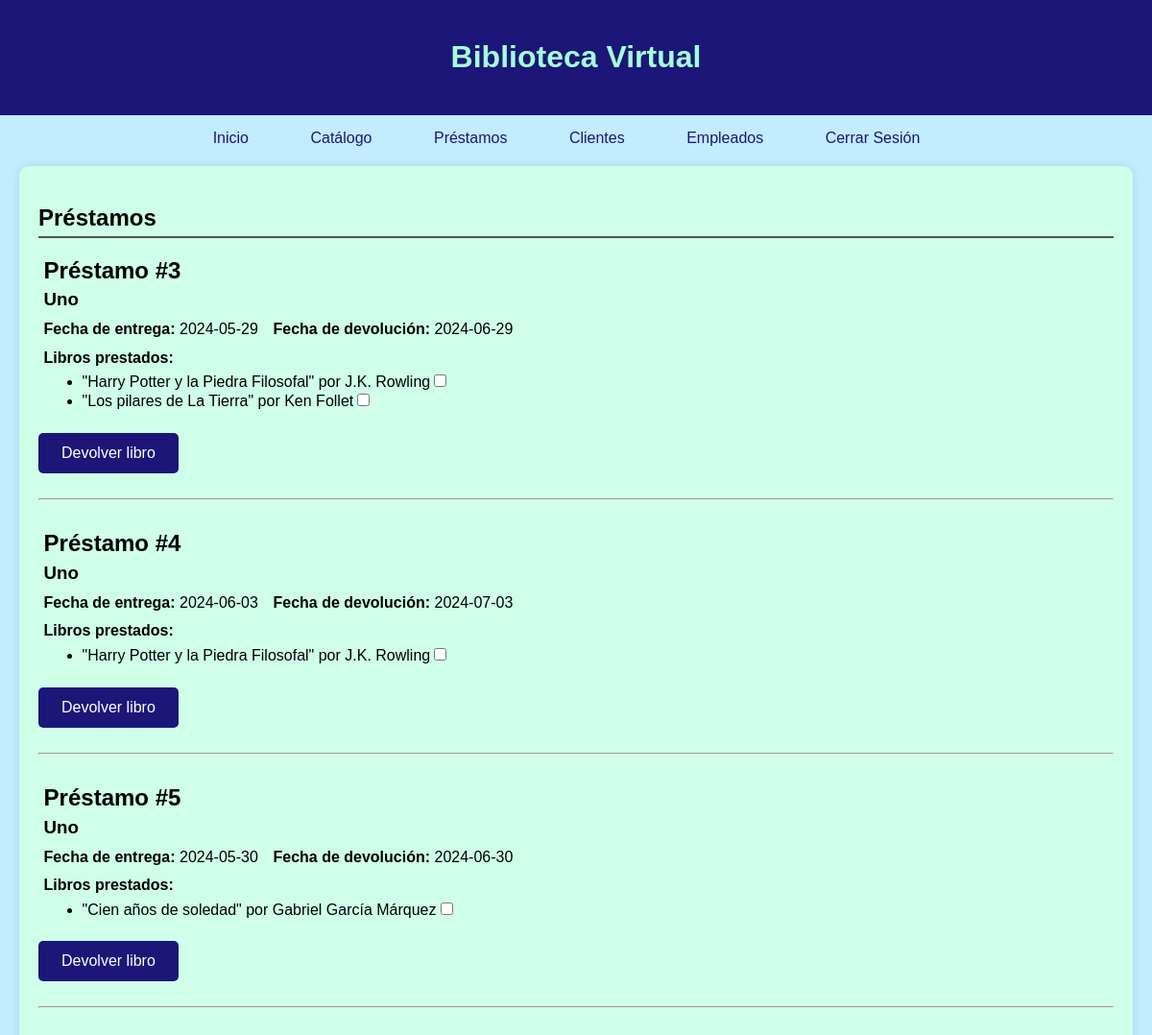
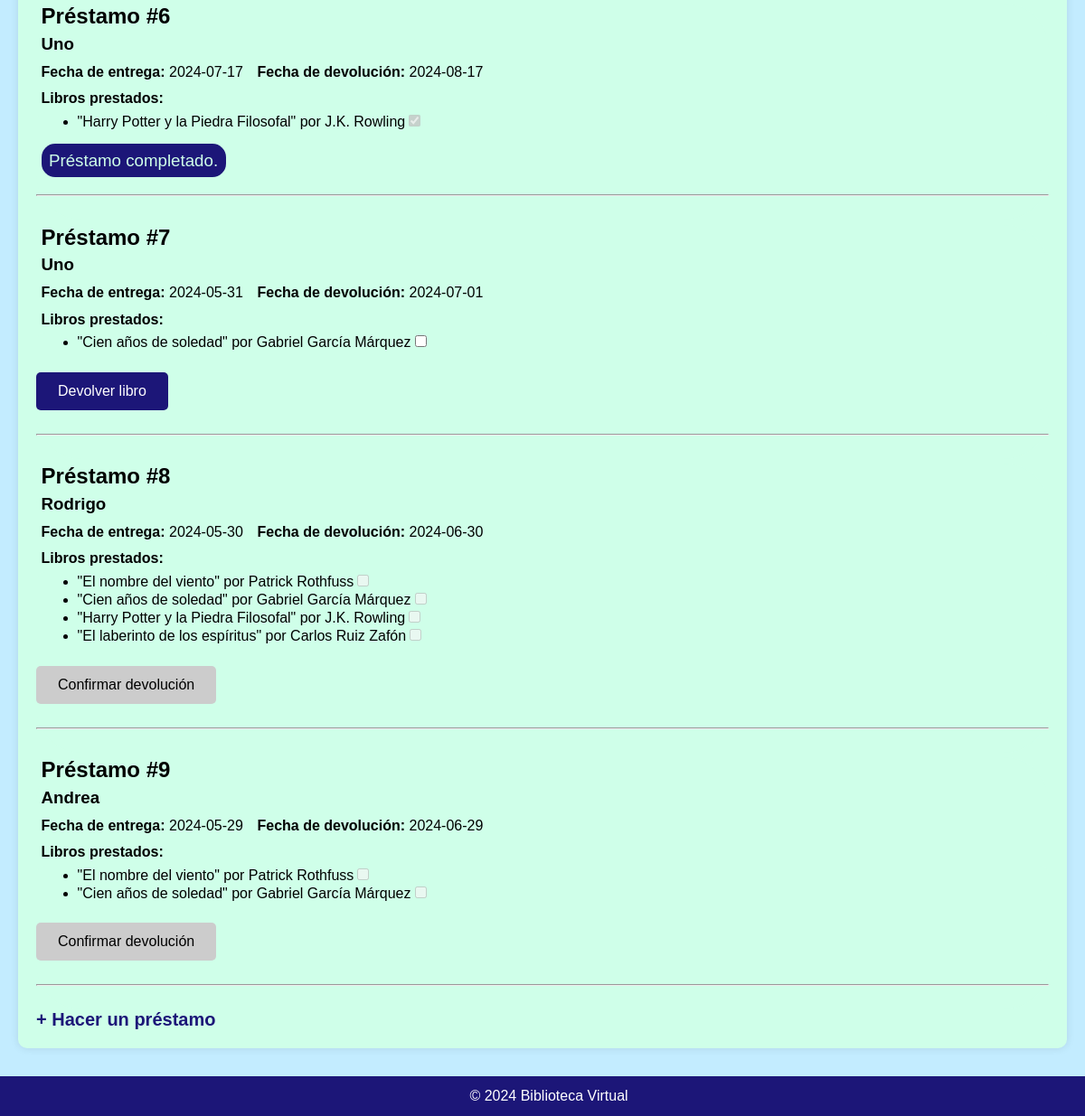
/prestamo.php (signed in), run on the app's committed database (2 pictures, top to bottom).
### tables this page shows
CREATE TABLE `prestamo` (
  `ID` int(8) NOT NULL,
  `fechaPrestamo` date NOT NULL,
  `fechaDevolucion` date NOT NULL,
  `cantidadLibro` int(11) NOT NULL,
  `codigoUsuario` int(8) NOT NULL,
  `devuelto` tinyint(1) NOT NULL,
  `confirmado` tinyint(1) NOT NULL
);

CREATE TABLE `usuarios` (
  `ID` int(8) NOT NULL,
  `nombre` varchar(255) NOT NULL,
  `apellido` varchar(255) NOT NULL,
  `correoElectronico` varchar(255) NOT NULL,
  `DUI` int(9) NOT NULL,
  `telefono` int(8) NOT NULL,
  `contrasena` varchar(255) NOT NULL,
  `empleado` tinyint(1) NOT NULL,
  `admin` tinyint(1) NOT NULL
);

CREATE TABLE `librosprestados` (
  `ID` int(8) NOT NULL,
  `codigoLibro` int(8) NOT NULL,
  `codigoPrestamo` int(8) NOT NULL,
  `devuelto` tinyint(1) NOT NULL
);

CREATE TABLE `libro` (
  `ISBN` int(8) NOT NULL,
  `titulo` varchar(255) NOT NULL,
  `autor` varchar(255) NOT NULL,
  `editorial` varchar(255) NOT NULL,
  `categoria` varchar(255) NOT NULL,
  `ejemplaresDisponibles` int(11) NOT NULL
);

### prestamo.php (the view, shortened to what this page needs)
<!DOCTYPE html>
<html lang="en">
    <head>
        <link rel="stylesheet" href="assets/style.css">
    </head>
    <body>
        <?php
            include('assets/menu.php');
            $prest = new Database();
        ?>
        <article class="listaPrestamos">
            <h1 id="ListaPrestamos">Préstamos</h1>
            <?php
                $prestamos = $prest->mostrarElementos('prestamo');
                while ($rowUno = mysqli_fetch_object($prestamos)) {
                    $numPres = $rowUno->ID;
                    $fechaUno = $rowUno->fechaPrestamo;
                    $fechaDos = $rowUno->fechaDevolucion;
                    $idUsuario = $rowUno->codigoUsuario;
                    $libros = $prest->buscarElementos('librosprestados', 'codigoPrestamo', $numPres);
                    $usuarios = $prest->buscarElementos('usuarios', 'ID', $idUsuario);
                    $nombreUsuario = mysqli_fetch_object($usuarios);
                    $presDevuelto = $rowUno->devuelto;
                    $confirmado = $rowUno->confirmado;
                    if ($_SESSION['emp'] == true) {
                        ?>
                        <div class="elementoPrestamo">
                            <h2 class="titulo">Préstamo #<?php echo $numPres; ?></h2>
                            <?php
                                if ($_SESSION['emp'] == true) {
                                    echo "<h3 class='nom'>$nombreUsuario->nombre</h3>";
                                }
                            ?>
                            <p class="line"><b>Fecha de entrega:</b> <?php echo $fechaUno; ?></p>
                            <p class="line"><b>Fecha de devolución:</b> <?php echo $fechaDos; ?></p>
                            <p><b>Libros prestados:</b></p>
                            <form action="prestamo.php" method="POST" class="form">
                                <ul>
                                    <?php
                                        while ($rowDos = mysqli_fetch_object($libros)) {
                                            $aidi = $rowDos->codigoLibro . strval($numPres);
                                            $elLibro = $prest->buscarElementos('libro', 'ISBN', $rowDos->codigoLibro);
                                            $nombreLibro = mysqli_fetch_object($elLibro);
                                            $titulo = $nombreLibro->titulo;
                                            $autor = $nombreLibro->autor;
                                            $cant = $nombreLibro->ejemplaresDisponibles;
                                            $yaDevuelto = $rowDos->devuelto;
                                            ?>
                                            <li>&quot<?php echo $titulo; ?>&quot por <?php echo $autor; ?><input type='checkbox' name='<?php echo $aidi; ?>' id='<?php echo $aidi; ?>' <?php if (($_SESSION['id'] != $idUsuario) || ($yaDevuelto == true)) { echo "disabled=''"; } if ($yaDevuelto == true) { echo "checked=''"; } ?>></li>
                                            <?php
                                        }
                                    ?>
                                </ul>
                                <br>
                                <?php
                                    if ($confirmado == true) {
                                        echo "<h3 class='hecho'>Préstamo completado.</h3>";
                                    } else if ($confirmado != true) {
                                        if ($_SESSION['id'] == $idUsuario) {
                                            ?>
                                            <button type='submit' class='submit' id='<?php echo $numPres . '0'; ?>' name='<?php echo $numPres . '0'; ?>' <?php if($presDevuelto == true) { echo "disabled=''"; } ?>>Devolver libro</button>
                                            <?php
                                        } else if ($_SESSION['id'] != $idUsuario) {
                                            ?>
                                            <button type='submit' class='submit' name='<?php echo $numPres . '1'; ?>' id='<?php echo $numPres . '1'; ?>' <?php if($presDevuelto == false) { echo "disabled=''"; } ?>>Confirmar devolución</button>
                                            <?php
                                        }
                                    }
                                ?>
                            </form>
                            <br>
                            <hr>
                            <br>
                        </div>
                        <?php
                    } else if ($_SESSION['emp'] != true) {
                        if ($idUsuario == $_SESSION['id']) {
                            ?>
                            <div class="elementoPrestamo">
                                <h2 class="titulo">Préstamo #<?php echo $numPres; ?></h2>
                                <p class="line"><b>Fecha de entrega:</b> <?php echo $fechaUno; ?></p>
                                <p class="line"><b>Fecha de devolución:</b> <?php echo $fechaDos; ?></p>
                                <p><b>Libros prestados:</b></p>
                                <form action="prestamo.php" method="POST">
                                    <ul>
                                        <?php
                                            while ($rowDos = mysqli_fetch_object($libros)) {
                                                if (isset($_POST[$numPres . '0']) && isset($_POST[$aidi])) {
                                                    $libroDevueltoUno = $prest->devolverLibro($rowDos->codigoLibro, $numPres);
                                                    $libroDevueltoDos = $prest->libroPrestamo($rowDos->codigoLibro, $cant . +1);
                                                } else if (isset($_POST[$numPres . '1'])) {
                                                    $prestamoDevuelto = $prest->devolverPrestamo($numPres);
                                                    $asunto = "Muchas gracias " . $_SESSION['usuario'] . " por haber devuelto todos los libros del préstamo No. $numPres:";
                                                    while ($rowTres = mysqli_fetch_object($libros)) {
                                                        $rowCuatro = $prest->buscarElementos('libro', 'ISBN', $rowTres->codigoLibro);
                                                        $elementos = mysqli_fetch_object($rowCuatro);
                                                        $nmb = $elementos->titulo;
                                                        $atr = $elementos->autor;
                                                        $asunto .= "\n" . "- '$nmb', de $atr.";
                                                    }
                                                    $asunto .= "\n\n" . "- El equipo de La Biblioteca Virtual";
                                                    $log = $prest->buscarElemento('usuarios', 'ID', $_SESSION['id']);
                                                    mail($log->correoElectronico, '!Préstamo devuelto!', $asunto, $_SESSION['header']);
                                                }
                                                $aidi = $rowDos->codigoLibro . strval($numPres);
                                                $yaDevuelto = $rowDos->devuelto;
                                                $elLibro = $prest->buscarElementos('libro', 'ISBN', $rowDos->codigoLibro);
                                                $nombreLibro = mysqli_fetch_object($elLibro);
                                                $titulo = $nombreLibro->titulo;
                                                $autor = $nombreLibro->autor;
                                                ?>
                                                <li>&quot<?php echo $titulo; ?>&quot por <?php echo $autor; ?><input type='checkbox' name='<?php echo $aidi; ?>' id='<?php echo $aidi; ?>' <?php if (($_SESSION['id'] != $idUsuario) || ($yaDevuelto == true)) { echo "disabled=''"; } if ($yaDevuelto == true) { echo "checked=''"; } ?>></li>
                                                <?php
                                            }
                                            if ($confirmado == true) {
                                                echo "<h3 class='hecho'>Préstamo completado.</h3>";
                                            } else if ($confirmado != true) {
                                                ?>
                                                <br>
                                                <button type='submit' class='submit' id='<?php echo $numPres . '0'; ?>' name='<?php echo $numPres . '0'; ?>' <?php if($presDevuelto == true) { echo "disabled=''"; } ?>>Devolver libro</button>
                                                <?php
                                            }
                                        ?>
                                    </ul>
                                </form>
                                <br><br><br>
                                <hr>
                                <br>
                            </div>
                            <?php
                        }
                    } else {
                        echo "Ha ocurrido un error, intente recargar la página.";
                    }
                }
            ?>
            <a style="font-size: 1.25em;" class="add" href="realizarPrestamo.php">+ Hacer un préstamo</a>
        </article>
    </body>
</html>

### assets/style.css (style rules this page uses)
:root { --navy: #1C1678; --lightBlue: #c3ecff; --mint: #A3FFD6; --clearColor: #cfffe9; }
body { font-family: Arial, sans-serif; margin: 0; padding: 0; background-color: var(--lightBlue); }
article { background-color: var(--clearColor); margin: 20px 20px 75px 20px; padding: 20px; border-radius: 10px; box-shadow: 0 0 10px rgba(0, 0, 0, 0.1); }
article h1 { border-bottom: 2px solid #545454; padding-bottom: 5px; }
.add { color: var(--navy); font-size: 1em; font-weight: bold; text-decoration: none; }
form { margin-top: 20px; background-color: var(--mint); padding: 20px; border-radius: 10px; box-shadow: 0 0 10px rgba(0, 0, 0, 0.1); }
.submit { text-decoration: none; background-color: var(--navy); color: white; padding: 12px 24px; border: none; border-radius: 5px; cursor: pointer; font-size: 16px; transition: background-color 0.3s ease; }
.submit:hover, button.submit:disabled { background-color: #ccc; color: black; }

### prestamo.php (style rules this page uses)
.elementoPrestamo { background-color: var(--clearColor); padding: 0; border-radius: 50px; }
p, h2, h3, ul { margin: 0.5%; }
p.line { display: inline-block; }
h3.hecho { display: inline; background-color: var(--navy); padding: 0.75%; border-radius: 15px; color: var(--clearColor); font-weight: normal; }
form.form { padding: 0; margin: 0; background-color: var(--clearColor); box-shadow: none; }

### data on the page
prestamo: ID "3", codigoUsuario.nombre "Uno", fechaPrestamo "2024-05-29", fechaDevolucion "2024-06-29"
librosprestados: codigoLibro.titulo "Harry Potter y la Piedra Filosofal", codigoLibro.autor "J.K. Rowling"
librosprestados: codigoLibro.titulo "Los pilares de La Tierra", codigoLibro.autor "Ken Follet"
prestamo: ID "4", codigoUsuario.nombre "Uno", fechaPrestamo "2024-06-03", fechaDevolucion "2024-07-03"
librosprestados: codigoLibro.titulo "Harry Potter y la Piedra Filosofal", codigoLibro.autor "J.K. Rowling"
prestamo: ID "5", codigoUsuario.nombre "Uno", fechaPrestamo "2024-05-30", fechaDevolucion "2024-06-30"
librosprestados: codigoLibro.titulo "Cien años de soledad", codigoLibro.autor "Gabriel García Márquez"
prestamo: ID "6", codigoUsuario.nombre "Uno", fechaPrestamo "2024-07-17", fechaDevolucion "2024-08-17", codigoUsuario "☑", confirmado "Préstamo completado."
librosprestados: codigoLibro.titulo "Harry Potter y la Piedra Filosofal", codigoLibro.autor "J.K. Rowling"
prestamo: ID "7", codigoUsuario.nombre "Uno", fechaPrestamo "2024-05-31", fechaDevolucion "2024-07-01"
librosprestados: codigoLibro.titulo "Cien años de soledad", codigoLibro.autor "Gabriel García Márquez"
prestamo: ID "8", codigoUsuario.nombre "Rodrigo", fechaPrestamo "2024-05-30", fechaDevolucion "2024-06-30"
librosprestados: codigoLibro.titulo "El nombre del viento", codigoLibro.autor "Patrick Rothfuss"
librosprestados: codigoLibro.titulo "Cien años de soledad", codigoLibro.autor "Gabriel García Márquez"
librosprestados: codigoLibro.titulo "Harry Potter y la Piedra Filosofal", codigoLibro.autor "J.K. Rowling"
librosprestados: codigoLibro.titulo "El laberinto de los espíritus", codigoLibro.autor "Carlos Ruiz Zafón"
prestamo: ID "9", codigoUsuario.nombre "Andrea", fechaPrestamo "2024-05-29", fechaDevolucion "2024-06-29"
librosprestados: codigoLibro.titulo "El nombre del viento", codigoLibro.autor "Patrick Rothfuss"
librosprestados: codigoLibro.titulo "Cien años de soledad", codigoLibro.autor "Gabriel García Márquez"
